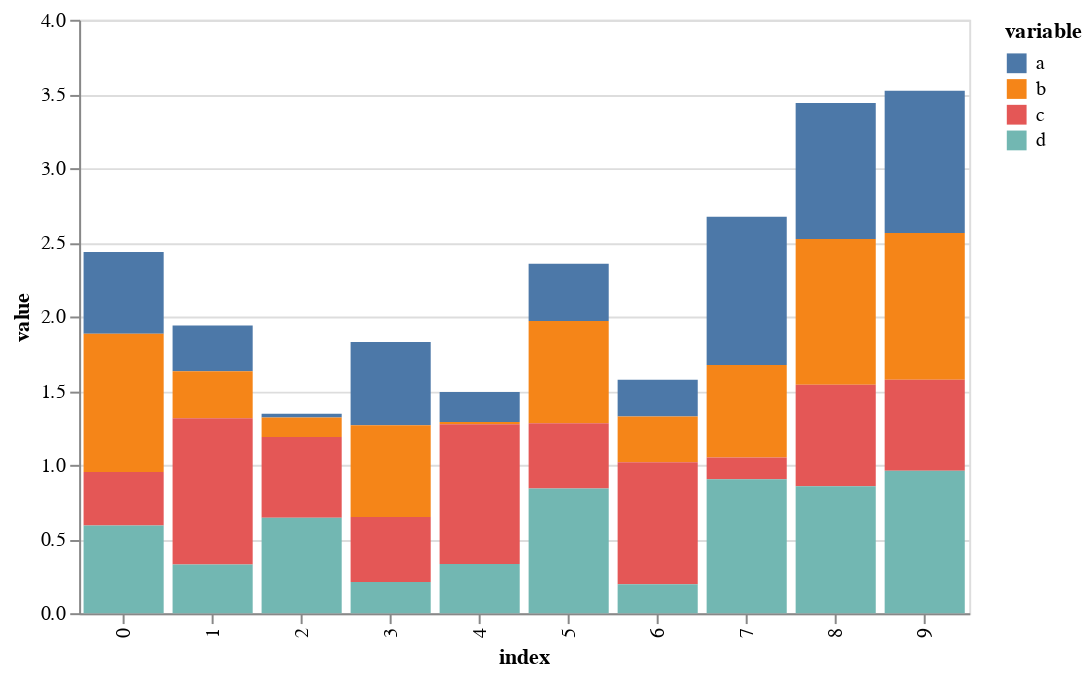

The notebook cell saved with this chart:
### Markdown cell above
**NOTE:** yes, vgplot does not support side-by-side barplot grouping

### Code cell
df2.vgplot.bar(stacked=True)

### Figure 1 — Vega-Lite specification as saved in the notebook (floating-point values rounded to 4 significant figures)
{"$schema": "https://vega.github.io/schema/vega-lite/v2.4.3.json", "config": {"view": {"height": 300, "width": 400}}, "data": {"values": [{"index": 0, "value": 0.5502, "variable": "a"}, {"index": 1, "value": 0.3074, "variable": "a"}, {"index": 2, "value": 0.02629, "variable": "a"}, {"index": 3, "value": 0.5619, "variable": "a"}, {"index": 4, "value": 0.2027, "variable": "a"}, {"index": 5, "value": 0.3869, "variable": "a"}, {"index": 6, "value": 0.2476, "variable": "a"}, {"index": 7, "value": 0.9996, "variable": "a"}, {"index": 8, "value": 0.9169, "variable": "a"}, {"index": 9, "value": 0.9599, "variable": "a"}, {"index": 0, "value": 0.9319, "variable": "b"}, {"index": 1, "value": 0.317, "variable": "b"}, {"index": 2, "value": 0.1304, "variable": "b"}, {"index": 3, "value": 0.6173, "variable": "b"}, {"index": 4, "value": 0.01471, "variable": "b"}, {"index": 5, "value": 0.6886, "variable": "b"}, {"index": 6, "value": 0.3081, "variable": "b"}, {"index": 7, "value": 0.622, "variable": "b"}, {"index": 8, "value": 0.9821, "variable": "b"}, {"index": 9, "value": 0.9876, "variable": "b"}, {"index": 0, "value": 0.3617, "variable": "c"}, {"index": 1, "value": 0.987, "variable": "c"}, {"index": 2, "value": 0.5457, "variable": "c"}, {"index": 3, "value": 0.4394, "variable": "c"}, {"index": 4, "value": 0.9414, "variable": "c"}, {"index": 5, "value": 0.4398, "variable": "c"}, {"index": 6, "value": 0.8232, "variable": "c"}, {"index": 7, "value": 0.1469, "variable": "c"}, {"index": 8, "value": 0.6843, "variable": "c"}, {"index": 9, "value": 0.6141, "variable": "c"}, {"index": 0, "value": 0.5906, "variable": "d"}, {"index": 1, "value": 0.3276, "variable": "d"}, {"index": 2, "value": 0.6426, "variable": "d"}, {"index": 3, "value": 0.2096, "variable": "d"}, {"index": 4, "value": 0.3322, "variable": "d"}, {"index": 5, "value": 0.8408, "variable": "d"}, {"index": 6, "value": 0.1948, "variable": "d"}, {"index": 7, "value": 0.9032, "variable": "d"}, {"index": 8, "value": 0.8562, "variable": "d"}, {"index": 9, "value": 0.9602, "variable": "d"}]}, "encoding": {"color": {"field": "variable", "type": "nominal"}, "x": {"field": "index", "type": "ordinal"}, "y": {"field": "value", "stack": "zero", "type": "quantitative"}}, "height": 300, "mark": "bar", "title": "", "width": 450}
